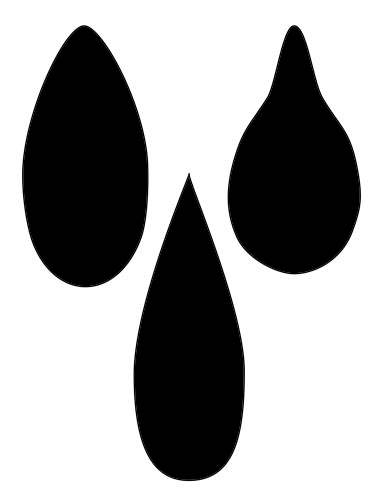
#> input picture glLqt.jpg, 383 x 500 px
$ python lightalchemist.py   (older library calls are emulated)
#> lines starting #> are read from the running program, lines starting #| are printed output that depends on the picture; after the words box and inside, x2 and y2 are one past the last pixel; in counts of white or black regions, pixels touching at a corner belong together
import numpy as np
import cv2
import pylab as pl


def compute_pointness(I, n=5):
    # Compute gradients
    # GX = cv2.Sobel(I, cv2.CV_32F, 1, 0, ksize=5, scale=1)
    # GY = cv2.Sobel(I, cv2.CV_32F, 0, 1, ksize=5, scale=1)
    GX = cv2.Scharr(I, cv2.CV_32F, 1, 0, scale=1)
    GY = cv2.Scharr(I, cv2.CV_32F, 0, 1, scale=1)
    GX = GX + 0.0001  # Avoid div by zero

    # Threshold and invert image for finding contours
    _, I = cv2.threshold(I, 100, 255, cv2.THRESH_BINARY_INV)
    # Pass in copy of image because findContours apparently modifies input.
    C, H = cv2.findContours(I.copy(), cv2.RETR_EXTERNAL, cv2.CHAIN_APPROX_NONE)
    heatmap = np.zeros_like(I, dtype=np.float)
    pointed_points = []
    for contour in C:
        contour = contour.squeeze()
        measure = []
        N = len(contour)
        for i in range(N):
            x1, y1 = contour[i]
            x2, y2 = contour[(i + n) % N]

            # Angle between gradient vectors (gx1, gy1) and (gx2, gy2)
            gx1 = GX[y1, x1]
            gy1 = GY[y1, x1]
            gx2 = GX[y2, x2]
            gy2 = GY[y2, x2]
            cos_angle = gx1 * gx2 + gy1 * gy2
            cos_angle /= (np.linalg.norm((gx1, gy1)) * np.linalg.norm((gx2, gy2)))
            angle = np.arccos(cos_angle)
            if cos_angle < 0:
                angle = np.pi - angle

            x1, y1 = contour[((2*i + n) // 2) % N]  # Get the middle point between i and (i + n)
            heatmap[y1, x1] = angle  # Use angle between gradient vectors as score
            measure.append((angle, x1, y1, gx1, gy1))

        _, x1, y1, gx1, gy1 = max(measure)  # Most pointed point for each contour

        # Possible to filter for those blobs with measure > val in heatmap instead.
        pointed_points.append((x1, y1, gx1, gy1))

    heatmap = cv2.GaussianBlur(heatmap, (3, 3), heatmap.max())
    return heatmap, pointed_points


def plot_points(image, pointed_points, radius=5, color=(255, 0, 0)):
    for (x1, y1, _, _) in pointed_points:
        cv2.circle(image, (x1, y1), radius, color, -1)

def main():
    I = cv2.imread("glLqt.jpg", 0)
#> I is the input picture: shape (500, 383); min 0, max 255, mean 162.8
    heatmap, pointed_points = compute_pointness(I, n=5)
#> in compute_pointness, `GX = cv2.Scharr(I, cv2.CV_32F, 1, 0, scale=1)`:
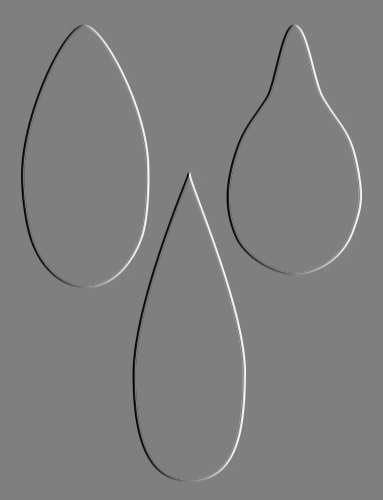
#> GX: shape (500, 383) float32; min -4074, max 4061, mean 0; drawn with min black and max white
#> in compute_pointness, `GY = cv2.Scharr(I, cv2.CV_32F, 0, 1, scale=1)`:
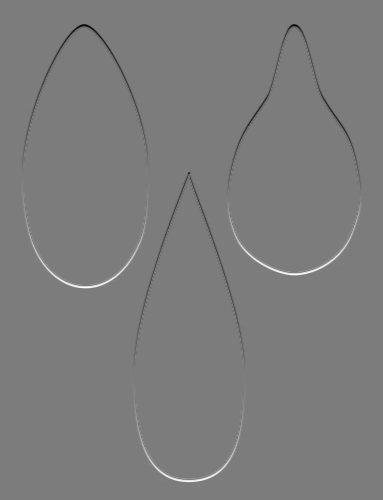
#> GY: shape (500, 383) float32; min -3894, max 4071, mean 0; drawn with min black and max white
#> in compute_pointness, `_, I = cv2.threshold(I, 100, 255, cv2.THRESH_BINARY_INV)`:
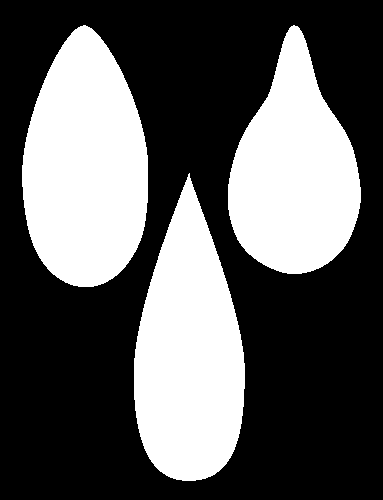
#> I: shape (500, 383); 36.1% white; 3 white regions
#> in compute_pointness, `C, H = cv2.findContours(I.copy(), cv2.RETR_EXTERNAL, cv2.CHAIN_APPROX_..`: C = 3 contours; box (x1, y1, x2, y2) and area: (22, 25, 148, 287) 24536, (134, 173, 245, 481) 22984, (228, 25, 361, 274) 20806; H = [[1, -1, -1, -1], [2, 0, -1, -1], [-1, 1, -1, -1]]
#> the loop in compute_pointness, `for contour in C:` made 3 passes
#> (N, x1, y1, gx1, gy1) on passes 1 to 3: (654, 188, 175, 1678, -2538), (550, 294, 25, 1196, -2618), (571, 83, 25, 863, -3585)
#> after the loop in compute_pointness, `for contour in C:`:
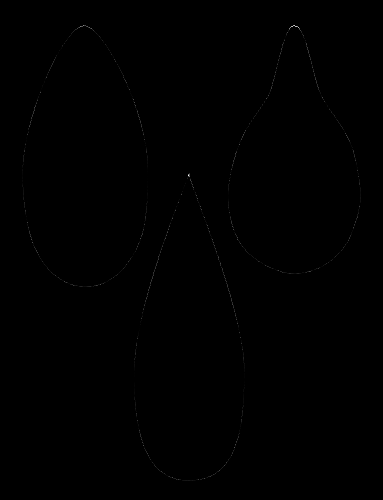
#> heatmap: shape (500, 383) float64; min 0, max 1.34, mean 0.00125; drawn with min black and max white
#> after the loop in compute_pointness, `for contour in C:`: pointed_points = [(188, 175, 1678, -2538), (294, 25, 1196, -2618), (83, 25, 863, -3585)]
    pl.figure()
    pl.imshow(heatmap, cmap=pl.cm.jet)
    pl.colorbar()
    I_color = cv2.cvtColor(I, cv2.COLOR_GRAY2RGB)
    plot_points(I_color, pointed_points)
#> the loop in plot_points, `for (x1, y1, _, _) in pointed_points:` made 3 passes
#> (x1, y1) on passes 1 to 3: (188, 175), (294, 25), (83, 25)
    pl.figure()
    pl.imshow(I_color)
    pl.show()
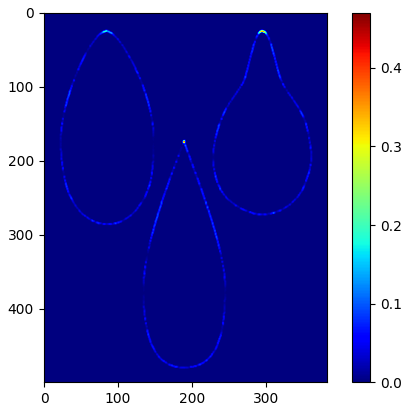
#> figure drawn by matplotlib, 2 panels


if __name__ == '__main__':
    main()

$ run again, with Zfk2W.jpg copied over glLqt.jpg
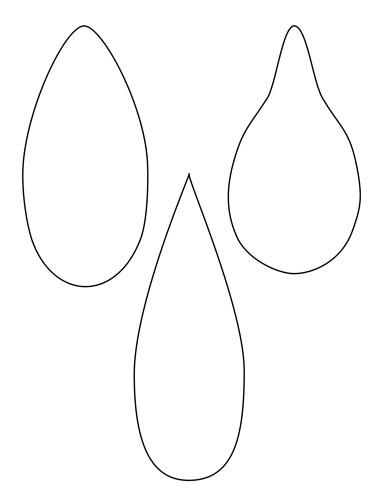
#> input picture Zfk2W.jpg, 383 x 500 px
#> in main, I is the input picture: shape (500, 383); min 0, max 255, mean 251.4
#> in compute_pointness, `_, I = cv2.threshold(I, 100, 255, cv2.THRESH_BINARY_INV)`:
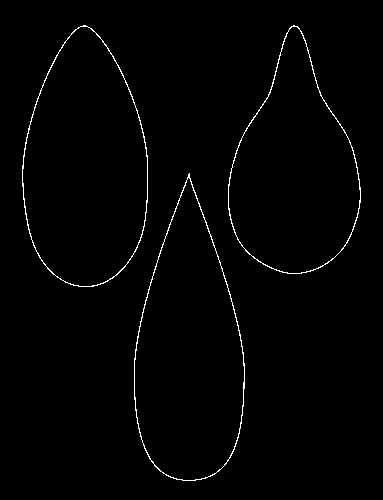
#> I: shape (500, 383); 1.2% white in thin lines or dots, all inside (x1, y1, x2, y2) = (22, 25, 361, 481)
#> C = 3 contours; box (x1, y1, x2, y2) and area: (22, 25, 148, 287) 24536, (134, 173, 245, 481) 22984, (228, 25, 361, 274) 20807; H = [[1, -1, -1, -1], [2, 0, -1, -1], [-1, 1, -1, -1]]
#> the loop in compute_pointness, `for contour in C:` made 3 passes
#> (N, x1, y1, gx1, gy1) on passes 1 to 3: (654, 144, 446, -214, 94), (550, 237, 148, 61, -149), (571, 33, 243, 70, -8)
#> after the loop in compute_pointness, `for contour in C:`: pointed_points = [(144, 446, -214, 94), (237, 148, 61, -149), (33, 243, 70, -8)]
#> the loop in plot_points, `for (x1, y1, _, _) in pointed_points:` made 3 passes
#> (x1, y1) on passes 1 to 3: (144, 446), (237, 148), (33, 243)
#> in main, `pl.show()`:
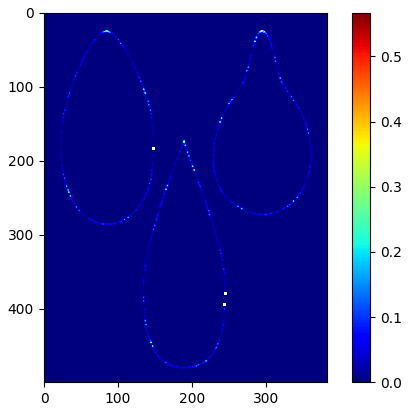
#> figure drawn by matplotlib, 2 panels
